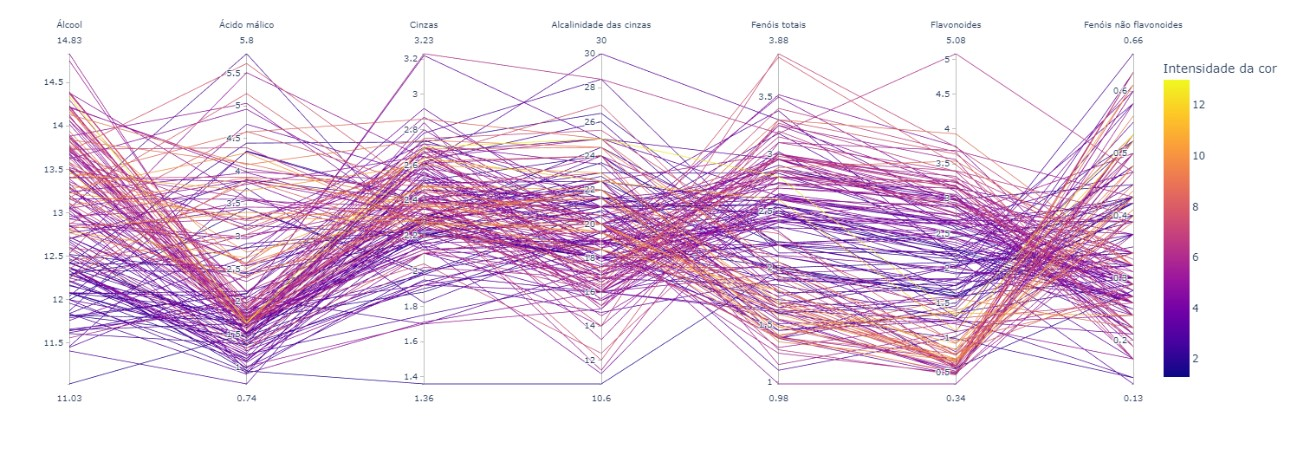

This chart was generated by the following Python code:
import plotly.express as px
import pandas as pd

# Definindo o conjunto de dados
data = pd.read_csv("wine.csv") 
atributos = ["Alcohol", "Malic_acid", "Ash", "Alcalinity_ash", "Total_phenols", "Flavanoids", "Nonflavanoid_phenols", "Color_intensity"]
atributos_dimensoes_pt = ["Álcool", "Ácido málico", "Cinzas", "Alcalinidade das cinzas", "Fenóis totais", "Flavonoides", "Fenóis não flavonoides"]

# Definindo os nomes dos atributos em português
nomes_atributos_pt = {
    "Alcohol": "Álcool",
    "Malic_acid": "Ácido málico",
    "Ash": "Cinzas",
    "Alcalinity_ash": "Alcalinidade das cinzas",
    "Total_phenols": "Fenóis totais",
    "Flavanoids": "Flavonoides",
    "Nonflavanoid_phenols": "Fenóis não flavonoides",
    "Color_intensity": "Intensidade da cor"}

# Traduzindo os nomes dos atributos para português
data = data.rename(columns=nomes_atributos_pt)

# Gerando o gráfico
fig = px.parallel_coordinates(data, color="Intensidade da cor", dimensions=atributos_dimensoes_pt)
# Exibindo o gráfico
fig.show()
